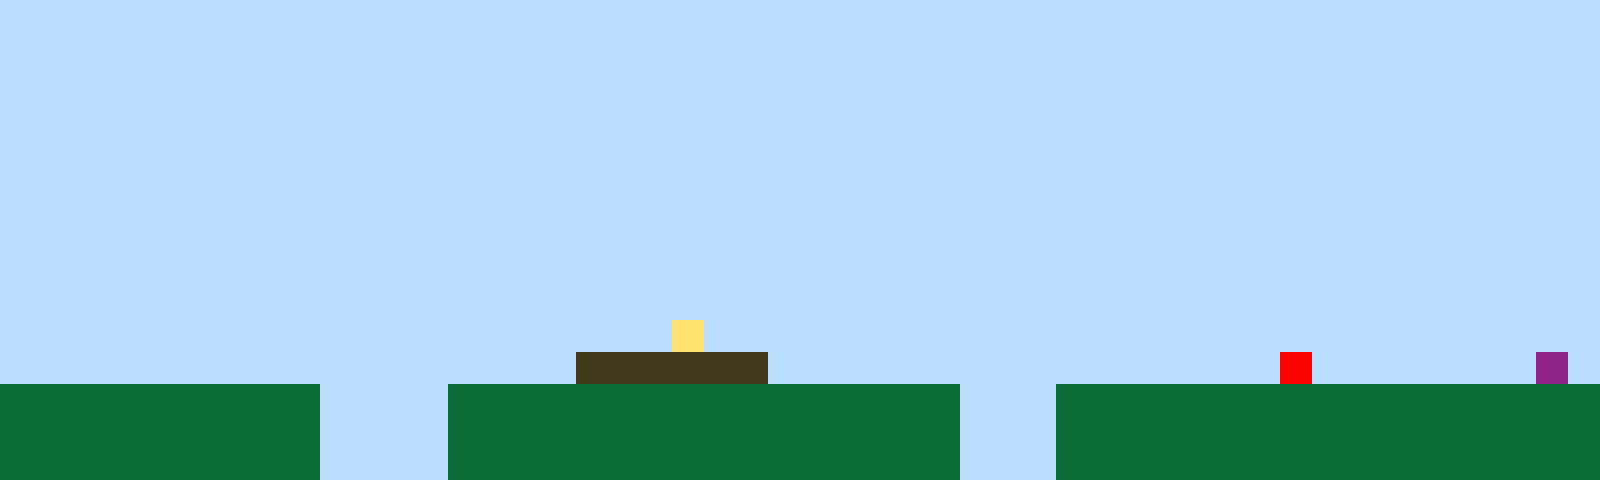

The image is a tile-based game level rendered from a .tmx file. Its description and complete source (layers, tilesets, objects, tile grids) follow:
An orthogonal 50x15 tile map with 32x32 px tiles, 1 tile layer (Tile Layer 1).

<map version="1.10" tiledversion="1.11.2" orientation="orthogonal" renderorder="right-up" width="50" height="15" tilewidth="32" tileheight="32" infinite="0" nextlayerid="2" nextobjectid="1"><editorsettings><export target="map1.csv" format="csv" /></editorsettings><tileset firstgid="1" name="sprites" tilewidth="32" tileheight="32" tilecount="6" columns="3"><image source="sprites.png" width="96" height="64" /></tileset><layer id="1" name="Tile Layer 1" width="50" height="15"><data encoding="csv">1,1,1,1,1,1,1,1,1,1,1,1,1,1,1,1,1,1,1,1,1,1,1,1,1,1,1,1,1,1,1,1,1,1,1,1,1,1,1,1,1,1,1,1,1,1,1,1,1,1,1,1,1,1,1,1,1,1,1,1,1,1,1,1,1,1,1,1,1,1,1,1,1,1,1,1,1,1,1,1,1,1,1,1,1,1,1,1,1,1,1,1,1,1,1,1,1,1,1,1,1,1,1,1,1,1,1,1,1,1,1,1,1,1,1,1,1,1,1,1,1,1,1,1,1,1,1,1,1,1,1,1,1,1,1,1,1,1,1,1,1,1,1,1,1,1,1,1,1,1,1,1,1,1,1,1,1,1,1,1,1,1,1,1,1,1,1,1,1,1,1,1,1,1,1,1,1,1,1,1,1,1,1,1,1,1,1,1,1,1,1,1,1,1,1,1,1,1,1,1,1,1,1,1,1,1,1,1,1,1,1,1,1,1,1,1,1,1,1,1,1,1,1,1,1,1,1,1,1,1,1,1,1,1,1,1,1,1,1,1,1,1,1,1,1,1,1,1,1,1,1,1,1,1,1,1,1,1,1,1,1,1,1,1,1,1,1,1,1,1,1,1,1,1,1,1,1,1,1,1,1,1,1,1,1,1,1,1,1,1,1,1,1,1,1,1,1,1,1,1,1,1,1,1,1,1,1,1,1,1,1,1,1,1,1,1,1,1,1,1,1,1,1,1,1,1,1,1,1,1,1,1,1,1,1,1,1,1,1,1,1,1,1,1,1,1,1,1,1,1,1,1,1,1,1,1,1,1,1,1,1,1,1,1,1,1,1,1,1,1,1,1,1,1,1,1,1,1,1,1,1,1,1,1,1,1,1,1,1,1,1,1,1,1,1,1,1,1,1,1,1,1,1,1,1,1,1,1,1,1,1,1,1,1,1,1,1,1,1,1,1,1,1,1,1,1,1,1,1,1,1,1,1,1,1,1,1,1,1,1,1,1,1,1,1,1,1,1,1,1,1,1,1,1,1,1,1,1,1,1,1,1,1,1,1,1,1,1,1,1,1,1,1,1,1,1,1,1,1,1,1,1,1,1,1,1,1,1,1,1,1,1,1,1,1,1,1,1,1,1,1,1,1,1,1,1,1,1,1,1,1,1,1,1,1,1,1,1,1,1,1,4,1,1,1,1,1,1,1,1,1,1,1,1,1,1,1,1,1,1,1,1,1,1,1,1,1,1,1,1,1,1,1,1,1,1,1,1,1,1,1,1,1,1,1,1,1,1,3,3,3,3,3,3,1,1,1,1,1,1,1,1,1,1,1,1,1,1,1,1,5,1,1,1,1,1,1,1,6,1,2,2,2,2,2,2,2,2,2,2,1,1,1,1,2,2,2,2,2,2,2,2,2,2,2,2,2,2,2,2,1,1,1,2,2,2,2,2,2,2,2,2,2,2,2,2,2,2,2,2,2,2,2,2,2,2,2,2,2,2,1,1,1,1,2,2,2,2,2,2,2,2,2,2,2,2,2,2,2,2,1,1,1,2,2,2,2,2,2,2,2,2,2,2,2,2,2,2,2,2,2,2,2,2,2,2,2,2,2,2,1,1,1,1,2,2,2,2,2,2,2,2,2,2,2,2,2,2,2,2,1,1,1,2,2,2,2,2,2,2,2,2,2,2,2,2,2,2,2,2</data></layer></map>
